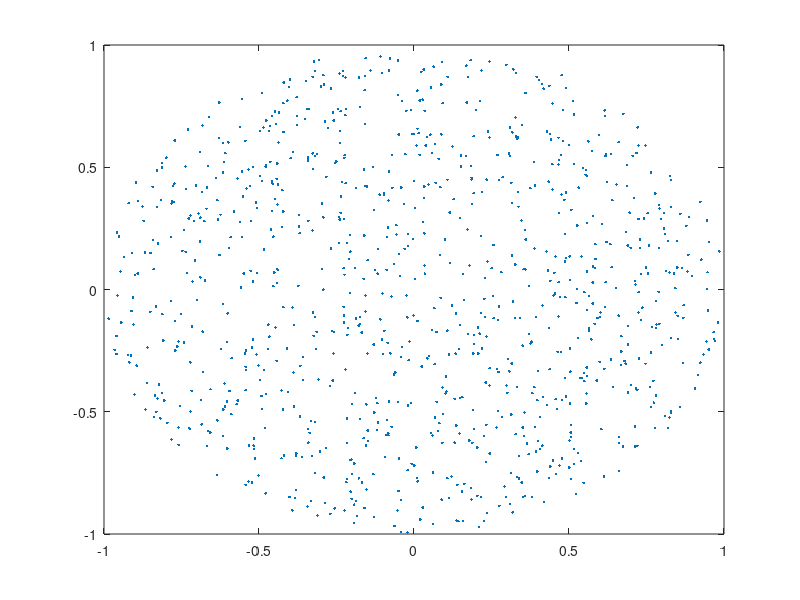

MATLAB code to generate this figure:
N=1000;

rnd=rand(N,2);

% Cover a disk randomly using r * [ sin(2 pi theta), cos(2 pi theta) ]
% Where theta is U[0,1) and r is sqrt(U[0,1))

P = [cos(2*pi*rnd(:,1)) sin(2*pi*rnd(:,1))] .* repmat(sqrt(rnd(:,2)),1,2);

plot(P(:,1),P(:,2),'.');
